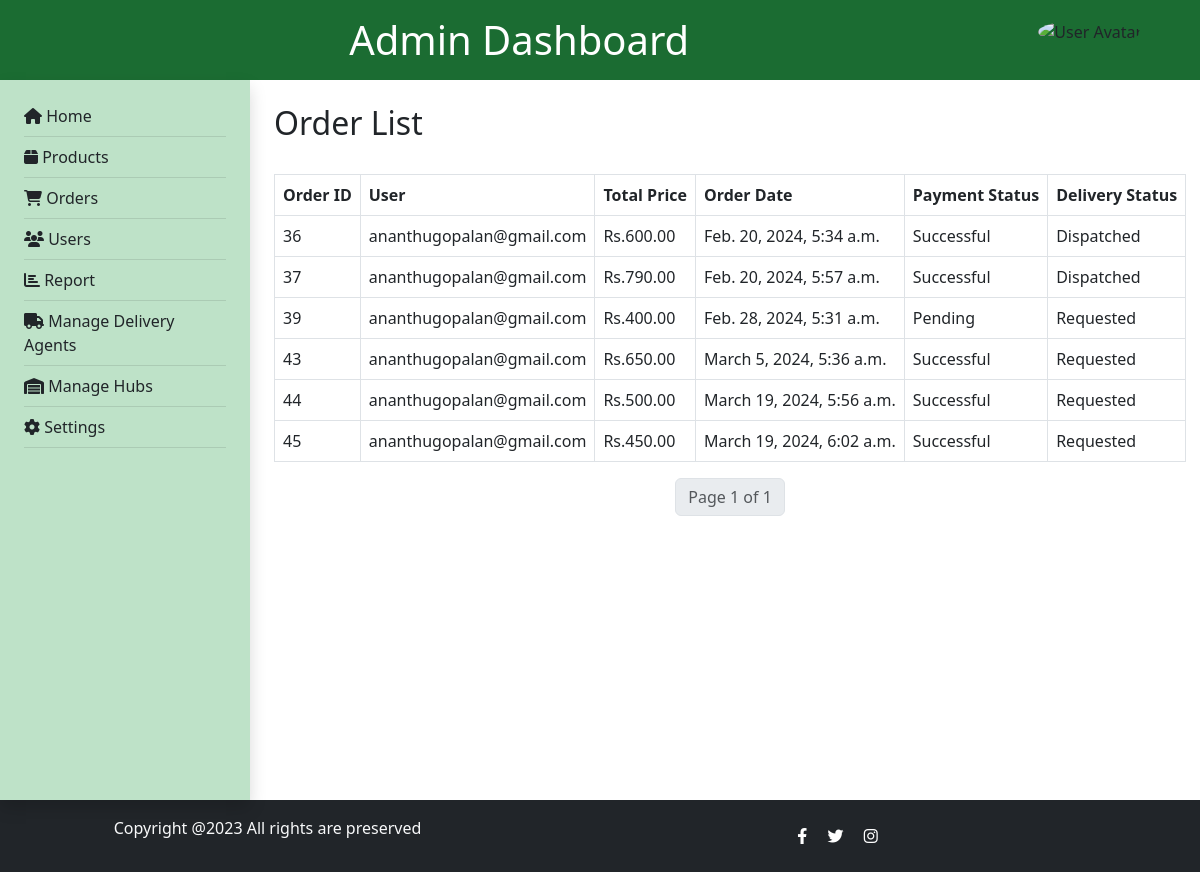
The app's page /admin_orders/ (signed in) with its own data.
### agriselect/models.py (models this page shows, shortened)
class Order(models.Model):
    class PaymentStatusChoices(models.TextChoices):
        PENDING = 'pending', 'Pending'
        SUCCESSFUL = 'successful', 'Successful'
        FAILED = 'failed', 'Failed'
    class OrderStatusChoices(models.TextChoices):
        REQUESTED = 'Requested', 'Requested'
        DISPATCHED = 'Dispatched', 'Dispatched'
        DELIVERED = 'Delivered', 'Delivered'
    user = models.ForeignKey(CustomUser, on_delete=models.CASCADE)
    cart_items = models.ManyToManyField('CartItem')  # Assuming the CartItem model has a reference to Product
    total_price = models.DecimalField(max_digits=10, decimal_places=2)
    order_date_only = models.DateField(default=timezone.now)
    order_date = models.DateTimeField(auto_now_add=True)
    razorpay_order_id = models.CharField(max_length=255, default=None)
    shipping_address = models.ForeignKey(Address, on_delete=models.SET_NULL, null=True, blank=True)
    payment_status = models.CharField(
        max_length=20, choices=PaymentStatusChoices.choices, default=PaymentStatusChoices.PENDING)
    order_status = models.CharField(
        max_length=20, choices=OrderStatusChoices.choices, default=OrderStatusChoices.REQUESTED)
    accepted_by_store = models.BooleanField(default=False)
    ready_for_pickup = models.BooleanField(default=False)  # New field

### userapp/models.py (models this page shows, shortened)
class CustomUser(AbstractUser):
    username = None
    USERNAME_FIELD  = 'email'
    first_name = models.CharField(max_length=100, default='')
    last_name   = models.CharField(max_length=100, default='')
    email = models.EmailField(unique=True)
    password = models.CharField(max_length=128,null=True)
    is_customer = models.BooleanField(default=False)
    is_seller = models.BooleanField(default=False)
    is_delivery_agent = models.BooleanField(default=False)
    hub_status = models.BooleanField(default=False)
    pan_number = models.CharField(max_length=25, null=True)
    REQUIRED_FIELDS = []

### agriselect/views.py (the view)
# urls.py: path('admin_orders/', views.admin_orders, name='admin_orders'),
@login_required(login_url='user_login')
def admin_orders(request):
    orders_list = Order.objects.all()
    paginator = Paginator(orders_list, 10)  # Show 10 orders per page
    page = request.GET.get('page')
    try:
        orders = paginator.page(page)
    except PageNotAnInteger:
        orders = paginator.page(1)
    except EmptyPage:
        orders = paginator.page(paginator.num_pages)
    context = {'orders': orders}
    return render(request, 'admin_orders.html', context)

### template/admin_orders.html (shortened to what this page needs)
{% load static %}
<!DOCTYPE html>
<html lang="en">
<head>
    <link rel="stylesheet" href="https://cdn.jsdelivr.net/npm/bootstrap@5.3.0/dist/css/bootstrap.min.css">
    <link rel="stylesheet" href="https://cdnjs.cloudflare.com/ajax/libs/font-awesome/6.3.0/css/all.min.css">
</head>
<body>
    <header class="py-3 d-flex" style="background-color: #1b6c32 ;padding-right: 5%;">
        <div class="container text-center">
            <h1 class="mb-0 text-white">Admin Dashboard</h1>
        </div>
        <div class="dropdown">
            <img src="{% static 'img/admin_icon.jpg' %}" alt="User Avatar" class="rounded-circle dropdown-toggle mt-1" id="userDropdown" data-bs-toggle="dropdown" aria-expanded="false" style="width: 40px; height: 40px; cursor: pointer;">
        </div>
    </header>
    <div class="d-flex">
        <nav class="sidenav shadow p-4" style="width: 250px; height: calc(100vh - 80px);background-color: #bee2c8;">
            <ul class="list-unstyled">
                <li><i class="fas fa-home"></i> <a href="{% url 'admin_dashboard' %}" class="text-dark text-decoration-none">Home</a></li>
                <li class="pb-2 mb-2" style="border-bottom: 1px solid rgba(0, 0, 0, 0.1);">
                <li><i class="fas fa-box"></i> <a href="{% url 'admin_products' %}" class="text-dark text-decoration-none">Products</a></li>
                <li class="pb-2 mb-2" style="border-bottom: 1px solid rgba(0, 0, 0, 0.1);">
                <li><i class="fas fa-shopping-cart"></i> <a href="{% url 'admin_orders' %}" class="text-dark text-decoration-none">Orders</a></li>
                <li class="pb-2 mb-2" style="border-bottom: 1px solid rgba(0, 0, 0, 0.1);">
                <li><i class="fas fa-users"></i> <a href="{% url 'admin_users' %}" class="text-dark text-decoration-none">Users</a></li>
                <li class="pb-2 mb-2" style="border-bottom: 1px solid rgba(0, 0, 0, 0.1);">
                <li><i class="fas fa-chart-bar"></i> <a href="{% url 'admin_report' %}" class="text-dark text-decoration-none">Report</a></li>
                <li class="pb-2 mb-2" style="border-bottom: 1px solid rgba(0, 0, 0, 0.1);">
                <li><i class="fas fa-truck"></i> <a href="{% url 'admin_delivery_agents' %}" class="text-dark text-decoration-none">Manage Delivery Agents</a></li>
                <li class="pb-2 mb-2" style="border-bottom: 1px solid rgba(0, 0, 0, 0.1);">
                <li><i class="fas fa-warehouse"></i> <a href="{% url 'admin_hubs' %}" class="text-dark text-decoration-none">Manage Hubs</a></li>
                <li class="pb-2 mb-2" style="border-bottom: 1px solid rgba(0, 0, 0, 0.1);">
                <li><i class="fas fa-cog"></i> <a href="{% url 'admin_settings' %}" class="text-dark text-decoration-none">Settings</a></li>
                <li class="pb-2 mb-2" style="border-bottom: 1px solid rgba(0, 0, 0, 0.1);">
            </ul>
        </nav>
        <main class="ms-4 mt-4">
            <section class="content">
                <h2>Order List</h2><br>
                <table class="table table-bordered">
                    <thead>
                        <tr>
                            <th>Order ID</th>
                            <th>User</th>
                            <th>Total Price</th>
                            <th>Order Date</th>
                            <th>Payment Status</th>
                            <th>Delivery Status</th>
                        </tr>
                    </thead>
                    <tbody>
                        {% for order in orders %}
                            <tr>
                                <td>{{ order.id }}</td>
                                <td>{{ order.user.email }}</td>
                                <td>Rs.{{ order.total_price }}</td>
                                <td>{{ order.order_date }}</td>
                                <td>{{ order.get_payment_status_display }}</td>
                                <td>{{ order.order_status}}</td>
                            </tr>
                        {% endfor %}
                    </tbody>
                </table>
                <nav aria-label="Page navigation">
                    <ul class="pagination justify-content-center">
                        <li class="page-item disabled"><span class="page-link">Page {{ orders.number }} of {{ orders.paginator.num_pages }}</span></li>
                    </ul>
                </nav>
            </section>
        </main>
    </div>
    <footer class="footer mt-0 py-3 bg-dark">
        <div class="container text-center">
        <div class="row text-center text-md-left align-items-center">
            <div class="col-md-5">
            <p class="text-light">Copyright @2023 All rights are preserved</p>
            </div>
            <div class="col-md-7">
            <a href="#" class="social-icons text-white"><i class="fab fa-facebook-f"></i></a>
            <a href="#" class="social-icons text-white"><i class="fab fa-twitter"></i></a>
            <a href="#" class="social-icons text-white"><i class="fab fa-instagram"></i></a>
            </div>
        </div>
        </div>
    </footer>
</body>
</html>

### records on screen
Order: id "36", user.email "ananthugopalan@gmail.com", total_price "600.00", order_date "Feb. 20, 2024, 5:34 a.m.", payment_status "Successful", order_status "Dispatched"
Order: id "37", user.email "ananthugopalan@gmail.com", total_price "790.00", order_date "Feb. 20, 2024, 5:57 a.m.", payment_status "Successful", order_status "Dispatched"
Order: id "39", user.email "ananthugopalan@gmail.com", total_price "400.00", order_date "Feb. 28, 2024, 5:31 a.m.", payment_status "Pending", order_status "Requested"
Order: id "43", user.email "ananthugopalan@gmail.com", total_price "650.00", order_date "March 5, 2024, 5:36 a.m.", payment_status "Successful", order_status "Requested"
Order: id "44", user.email "ananthugopalan@gmail.com", total_price "500.00", order_date "March 19, 2024, 5:56 a.m.", payment_status "Successful", order_status "Requested"
Order: id "45", user.email "ananthugopalan@gmail.com", total_price "450.00", order_date "March 19, 2024, 6:02 a.m.", payment_status "Successful", order_status "Requested"

### other values on screen
{{ orders.number }} "1"
{{ orders.paginator.num_pages }} "1"
